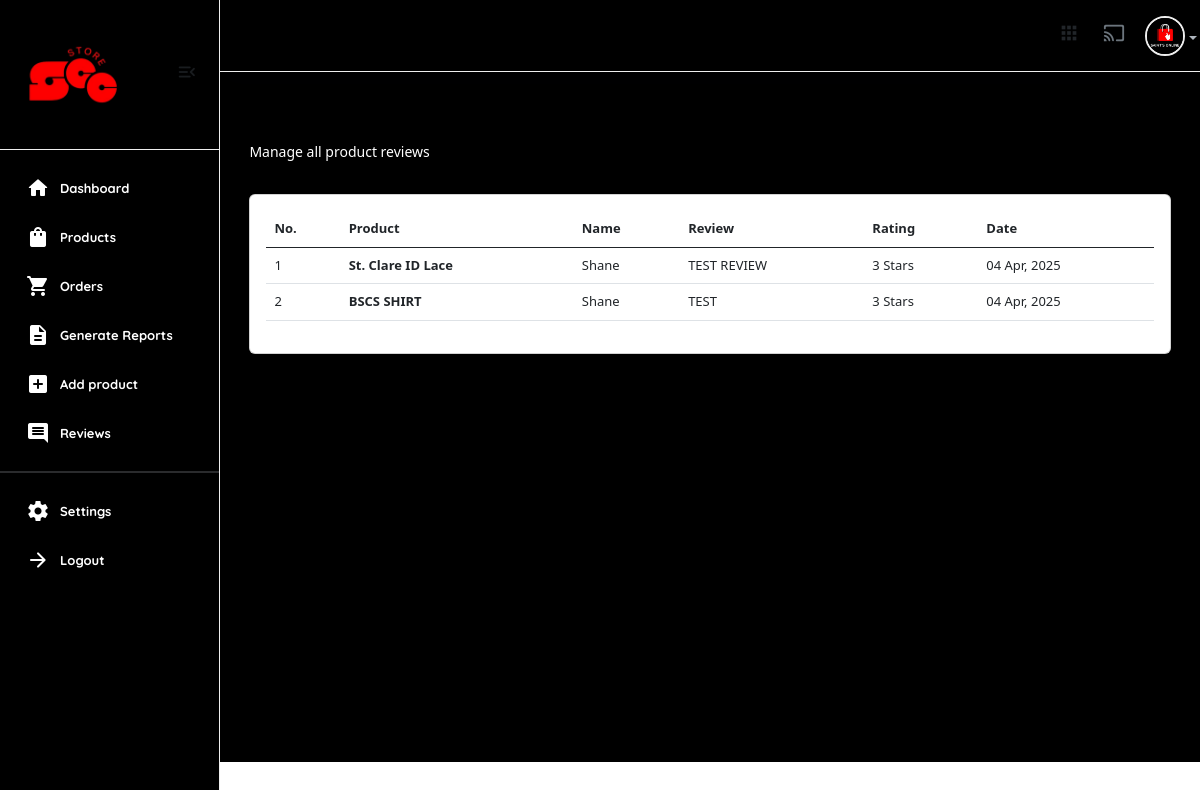
/useradmin/reviews/ (signed in), run on the app's committed database.
### userauths/models.py (models this page shows, shortened)
class User(AbstractUser):
    email = models.EmailField(unique=True)
    username = models.CharField(max_length=100)
    bio = models.CharField(max_length=100)
    password = models.CharField(max_length=255)
    avatar = models.ImageField(upload_to='image/')
    USERNAME_FIELD = "email"
    REQUIRED_FIELDS = ['username']

class Profile(models.Model):
    user = models.OneToOneField(User, on_delete=models.CASCADE)
    image = models.ImageField(upload_to="image")
    full_name = models.CharField(max_length=200, null=True, blank=True)
    bio = models.CharField(max_length=200, null=True, blank=True)
    phone = models.CharField(max_length=200) # +234 (456) - 789
    address = models.CharField(max_length=200, null=True, blank=True)
    country = models.CharField(max_length=200, null=True, blank=True)
    relative_students = models.ManyToManyField(User, blank=True, related_name='parents', symmetrical=False)
    verified = models.BooleanField(default=False)

### core/models.py (models this page shows, shortened)
class ProductReview(models.Model):
    user = models.ForeignKey(User, on_delete=models.SET_NULL, null=True)
    product = models.ForeignKey(Product, on_delete=models.SET_NULL, null=True, related_name="reviews")
    review = models.TextField()
    rating = models.IntegerField(choices=RATING, default=None)
    date =  models.DateField(auto_now_add=True)
    class Meta:
        verbose_name_plural = "Product Reviews"

class Product(models.Model):
    pid = ShortUUIDField(unique=True, length=10, max_length=20, alphabet="abcdefgh12345")
    user = models.ForeignKey(User, on_delete=models.SET_NULL, null=True)
    category = models.ForeignKey(Category, on_delete=models.SET_NULL, null=True, related_name="category")
    vendor = models.ForeignKey(Vendor, on_delete=models.SET_NULL, null=True, related_name="product")
    title = models.CharField(max_length=100, default="Fresh Pear")
    image = models.ImageField(upload_to=user_directory_path, default="product.jpg")
    description = models.TextField(null=True, blank=True, default="This is the product")
    price = models.DecimalField(max_digits=12, decimal_places=2, default="0.00")
    old_price = models.DecimalField(max_digits=12, decimal_places=2, default="2.99", blank=True)
    vat = models.DecimalField(max_digits=12, decimal_places=2, default="0.00")
    cost = models.DecimalField(max_digits=12, decimal_places=2, default="0.00")
    specifications = models.TextField(null=True, blank=True)
    type = models.CharField(max_length=100, default="What is the product type?", null=True, blank=True)
    stock_count = models.IntegerField(default=0, null=True, blank=True)
    life = models.CharField(max_length=100, default="item life spand?", null=True, blank=True)
    mfd = models.DateField(auto_now_add=False, null=True, blank=True)
    tags = models.ManyToManyField(ProductTag, blank=True, related_name="products")
    product_status = models.CharField(choices=STATUS, max_length=100, default="In Review")
    status = models.BooleanField(default=True)
    in_stock = models.BooleanField(default=True)
    featured = models.BooleanField(default=True)
    digital = models.BooleanField(default=False)
    sku = ShortUUIDField(unique=True, length=4, max_length=10, prefix="sku", alphabet="abcdefgh")
    date = models.DateField(auto_now_add=True)
    updated = models.DateField(auto_now=True)
    class Meta:
        verbose_name_plural = "Product"

### useradmin/views.py (the view)
# urls.py: path("reviews/", views.reviews, name="reviews"),
@user_passes_test(is_admin)
def reviews(request):
    reviews = ProductReview.objects.all()
    context = {
        'reviews':reviews,
    }
    return render(request, "useradmin/reviews.html", context)

### core/context_processor.py (called while the page is built)
def default(request):
    categories = Category.objects.all()
    vendors = Vendor.objects.all()
    min_max_price = Product.objects.aggregate(Min("price"), Max("price"))
    try:
        address = Address.objects.get(user=request.user)
    except:
        address = None
    return {
        'categories': categories,
        'address':address,
        'vendors': vendors,
        'min_max_price':min_max_price
    }

### useradmin/views.py (called while the page is built)
def is_admin(user):
    return user.groups.filter(name='Staff').exists()

### templates/useradmin/reviews.html
{% extends 'useradmin/base.html' %}
{% load static %}
{% load humanize %}
{% block content %}
<section class="content-main">
    <div class="content-header">
        <div>
            <h2 class="content-title card-title" style="color:rgb(255, 255, 255);">Reviews</h2>
            <p>Manage all product reviews</p>
        </div>
    </div>
    <div class="card mb-4">
        <div class="card-body">
            <div class="table-responsive">
                <table class="table table-hover">
                    <thead>
                        <tr>
                            <th>No.</th>
                            <th>Product</th>
                            <th>Name</th>
                            <th>Review</th>
                            <th>Rating</th>
                            <th>Date</th>
                        </tr>
                    </thead>
                    <tbody>
                        {% for r in reviews %}
                            <tr>
                                <td>{{forloop.counter}}</td>
                                <td><b>{{r.product.title}}</b></td>
                                <td>{{r.user.username|title}}</td>
                                <td>{{r.review}}</td>
                                <td>{{r.rating}} Stars</td>
                                <td>{{r.date|date:"m M, Y"}}</td>
                            </tr>
                        {% endfor %}
                    </tbody>
                </table>
            </div>
        </div>
    </div>
</section>
{% endblock content %}

### templates/useradmin/base.html (shortened to what this page needs)
{% load static %}
<!DOCTYPE html>
<html lang="en">
    <head>
        <link href="{% static 'assets2/css/main.css' %}" rel="stylesheet" type="text/css" />
        <link rel="stylesheet" href="https://cdnjs.cloudflare.com/ajax/libs/font-awesome/6.0.0/css/all.min.css" />
        <link href="https://cdn.jsdelivr.net/npm/select2@4.0.13/dist/css/select2.min.css" rel="stylesheet" />
        <link href="https://cdn.datatables.net/v/bs5/moment-2.29.4/jszip-3.10.1/dt-2.2.2/af-2.7.0/b-3.2.2/b-html5-3.2.2/b-print-3.2.2/cr-2.0.4/date-1.5.5/fc-5.0.4/fh-4.0.1/kt-2.12.1/r-3.0.4/rg-1.5.1/rr-1.5.0/sc-2.4.3/sb-1.8.2/sp-2.3.3/sl-3.0.0/datatables.min.css" rel="stylesheet">
        <link href="https://cdn.jsdelivr.net/npm/bootstrap@5.0.2/dist/css/bootstrap.min.css" rel="stylesheet">
        <link rel="stylesheet" href="{% static 'css/dataTables.bootstrap4.min.css' %}">
        <link rel="stylesheet" href="https://cdn.datatables.net/buttons/2.4.2/css/buttons.bootstrap4.min.css">
        <link href="https://cdn.jsdelivr.net/npm/bootstrap@5.3.0/dist/css/bootstrap.min.css" rel="stylesheet">
        <link href="https://cdn.jsdelivr.net/npm/bootstrap-icons@1.10.5/font/bootstrap-icons.css" rel="stylesheet">
    </head>
    <body>
        <aside class="navbar-aside" id="offcanvas_aside">
            <div class="aside-top">
                <a href="{% url 'useradmin:dashboard' %}" class="brand-wrap">
                    <img src="{% static 'assets/imgs/theme/owshit.png' %}" class="logo" alt="E-commerce Dashboard" />
                </a>
                <div>
                    <button class="btn btn-icon btn-aside-minimize"><i class="text-muted material-icons md-menu_open"> </i></button>
                </div>
            </div>
            <nav>
                <ul class="menu-aside">
                    <li class="menu-item active">
                        <a class="menu-link" href="{% url 'useradmin:dashboard' %}">
                            <i class="icon material-icons md-home"></i>
                            <span class="text">Dashboard</span>
                        </a>
                    </li>
                    <li class="menu-item">
                        <a class="menu-link" href="{% url 'useradmin:dashboard-products' %}">
                            <i class="icon material-icons md-shopping_bag"></i>
                            <span class="text">Products</span>
                        </a>
                    </li>
                    <li class="menu-item">
                        <a class="menu-link" href="{% url 'useradmin:orders' %}">
                            <i class="icon material-icons md-shopping_cart"></i>
                            <span class="text">Orders</span>
                        </a>
                    </li>
                    <li class="menu-item ">
                        <a class="menu-link" href="{% url 'useradmin:generate-reports' %}">
                            <i class="icon material-icons md-description"></i>
                            <span class="text">Generate Reports</span>
                        </a>
                    </li>
                    <li class="menu-item ">
                        <a class="menu-link" href="{% url 'useradmin:dashboard-add-products' %}">
                            <i class="icon material-icons md-add_box"></i>
                            <span class="text">Add product</span>
                        </a>
                    </li>
                    <li class="menu-item">
                        <a class="menu-link" href="{% url 'useradmin:reviews'%}">
                            <i class="icon material-icons md-comment"></i>
                            <span class="text">Reviews</span>
                        </a>
                    </li>
                </ul>
                <hr />
                <ul class="menu-aside">
                    <li class="menu-item">
                        <a class="menu-link" href="{% url 'useradmin:settings' %}">
                            <i class="icon material-icons md-settings"></i>
                            <span class="text">Settings</span>
                        </a>
                    </li>
                    <li class="menu-item">
                        <a class="menu-link" href="{% url 'userauths:sign-out' %}">
                            <i class="icon material-icons md-arrow_forward"></i>
                            <span class="text">Logout</span>
                        </a>
                    </li>
                </ul>
                <br />
                <br />
            </nav>
        </aside>
        <main class="main-wrap">
             <header class="main-header navbar">
                <div class="col-nav">
                    <button class="btn btn-icon btn-mobile me-auto" data-trigger="#offcanvas_aside"><i class="material-icons md-apps"></i></button>
                    <ul class="nav">
                        <li class="nav-item">
                            <a href="#" class="requestfullscreen nav-link btn-icon"><i class="material-icons md-cast"></i></a>
                        </li>
                        <li class="dropdown nav-item">
                            <a class="dropdown-toggle" data-bs-toggle="dropdown" href="#" id="dropdownAccount" aria-expanded="false">
                                {% if request.user.profile.image %}
                                <img class="img-xs rounded-circle" src="{{request.user.profile.image.url}}" alt="User" />
                                {% else %}
                                <img class="img-xs rounded-circle" src="https://www.shutterstock.com/image-vector/vector-flat-illustration-grayscale-avatar-600nw-2281862025.jpg" alt="User" />
                                {% endif %}
                            </a>
                        </li>
                    </ul>
                </div>
            </header>
            {% block content %}
            {% endblock content %}
        </main>
    </body>
</html>

### data on the page
User: user.profile.image (picture)
ProductReview: product "St. Clare ID Lace", user.username "Shane", review "TEST REVIEW", rating "3", date "04 Apr, 2025"
ProductReview: product "BSCS SHIRT", user.username "Shane", review "TEST", rating "3", date "04 Apr, 2025"
